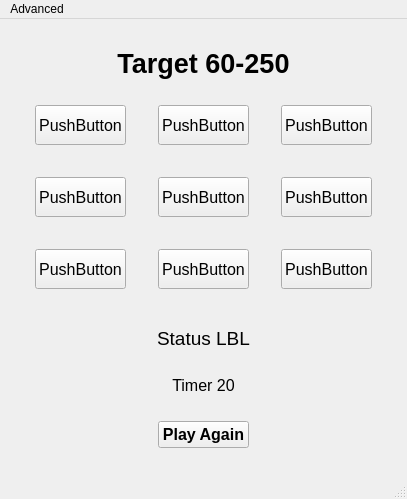
<?xml version="1.0" encoding="UTF-8"?>
<ui version="4.0">
 <class>AdvancedWindow</class>
 <widget class="QMainWindow" name="AdvancedWindow">
  <property name="windowTitle">
   <string>MainWindow</string>
  </property>
  <widget class="QWidget" name="centralwidget">
   <layout class="QGridLayout" name="gridLayout">
    <item row="2" column="5">
     <spacer name="horizontalSpacer_8">
      <property name="orientation">
       <enum>Qt::Horizontal</enum>
      </property>
      <property name="sizeHint" stdset="0">
       <size>
        <width>40</width>
        <height>20</height>
       </size>
      </property>
     </spacer>
    </item>
    <item row="5" column="2">
     <spacer name="verticalSpacer_3">
      <property name="orientation">
       <enum>Qt::Vertical</enum>
      </property>
      <property name="sizeHint" stdset="0">
       <size>
        <width>20</width>
        <height>40</height>
       </size>
      </property>
     </spacer>
    </item>
    <item row="1" column="3">
     <widget class="QPushButton" name="pushButton_2">
      <property name="sizePolicy">
       <sizepolicy hsizetype="Minimum" vsizetype="Preferred">
        <horstretch>0</horstretch>
        <verstretch>0</verstretch>
       </sizepolicy>
      </property>
      <property name="font">
       <font>
        <pointsize>12</pointsize>
       </font>
      </property>
      <property name="text">
       <string>PushButton</string>
      </property>
     </widget>
    </item>
    <item row="4" column="3">
     <spacer name="horizontalSpacer_10">
      <property name="orientation">
       <enum>Qt::Horizontal</enum>
      </property>
      <property name="sizeHint" stdset="0">
       <size>
        <width>40</width>
        <height>20</height>
       </size>
      </property>
     </spacer>
    </item>
    <item row="4" column="5">
     <spacer name="horizontalSpacer_11">
      <property name="orientation">
       <enum>Qt::Horizontal</enum>
      </property>
      <property name="sizeHint" stdset="0">
       <size>
        <width>40</width>
        <height>20</height>
       </size>
      </property>
     </spacer>
    </item>
    <item row="3" column="3">
     <widget class="QPushButton" name="pushButton_5">
      <property name="sizePolicy">
       <sizepolicy hsizetype="Minimum" vsizetype="Preferred">
        <horstretch>0</horstretch>
        <verstretch>0</verstretch>
       </sizepolicy>
      </property>
      <property name="font">
       <font>
        <pointsize>12</pointsize>
       </font>
      </property>
      <property name="text">
       <string>PushButton</string>
      </property>
     </widget>
    </item>
    <item row="5" column="1">
     <widget class="QPushButton" name="pushButton_7">
      <property name="sizePolicy">
       <sizepolicy hsizetype="Minimum" vsizetype="Preferred">
        <horstretch>0</horstretch>
        <verstretch>0</verstretch>
       </sizepolicy>
      </property>
      <property name="font">
       <font>
        <pointsize>12</pointsize>
       </font>
      </property>
      <property name="text">
       <string>PushButton</string>
      </property>
     </widget>
    </item>
    <item row="5" column="3">
     <widget class="QPushButton" name="pushButton_8">
      <property name="sizePolicy">
       <sizepolicy hsizetype="Minimum" vsizetype="Preferred">
        <horstretch>0</horstretch>
        <verstretch>0</verstretch>
       </sizepolicy>
      </property>
      <property name="font">
       <font>
        <pointsize>12</pointsize>
       </font>
      </property>
      <property name="text">
       <string>PushButton</string>
      </property>
     </widget>
    </item>
    <item row="2" column="3">
     <spacer name="horizontalSpacer_7">
      <property name="orientation">
       <enum>Qt::Horizontal</enum>
      </property>
      <property name="sizeHint" stdset="0">
       <size>
        <width>40</width>
        <height>20</height>
       </size>
      </property>
     </spacer>
    </item>
    <item row="1" column="2">
     <spacer name="verticalSpacer">
      <property name="orientation">
       <enum>Qt::Vertical</enum>
      </property>
      <property name="sizeHint" stdset="0">
       <size>
        <width>20</width>
        <height>40</height>
       </size>
      </property>
     </spacer>
    </item>
    <item row="6" column="5">
     <spacer name="horizontalSpacer_14">
      <property name="orientation">
       <enum>Qt::Horizontal</enum>
      </property>
      <property name="sizeHint" stdset="0">
       <size>
        <width>40</width>
        <height>20</height>
       </size>
      </property>
     </spacer>
    </item>
    <item row="5" column="4">
     <spacer name="verticalSpacer_6">
      <property name="orientation">
       <enum>Qt::Vertical</enum>
      </property>
      <property name="sizeHint" stdset="0">
       <size>
        <width>20</width>
        <height>40</height>
       </size>
      </property>
     </spacer>
    </item>
    <item row="0" column="6" rowspan="10">
     <spacer name="verticalSpacer_7">
      <property name="orientation">
       <enum>Qt::Vertical</enum>
      </property>
      <property name="sizeHint" stdset="0">
       <size>
        <width>20</width>
        <height>40</height>
       </size>
      </property>
     </spacer>
    </item>
    <item row="1" column="4">
     <spacer name="verticalSpacer_4">
      <property name="orientation">
       <enum>Qt::Vertical</enum>
      </property>
      <property name="sizeHint" stdset="0">
       <size>
        <width>20</width>
        <height>40</height>
       </size>
      </property>
     </spacer>
    </item>
    <item row="6" column="3">
     <spacer name="horizontalSpacer_13">
      <property name="orientation">
       <enum>Qt::Horizontal</enum>
      </property>
      <property name="sizeHint" stdset="0">
       <size>
        <width>40</width>
        <height>20</height>
       </size>
      </property>
     </spacer>
    </item>
    <item row="9" column="3">
     <widget class="QPushButton" name="pushButton_10">
      <property name="font">
       <font>
        <pointsize>12</pointsize>
        <weight>75</weight>
        <bold>true</bold>
       </font>
      </property>
      <property name="text">
       <string>Play Again</string>
      </property>
     </widget>
    </item>
    <item row="1" column="1">
     <widget class="QPushButton" name="pushButton">
      <property name="sizePolicy">
       <sizepolicy hsizetype="Minimum" vsizetype="Preferred">
        <horstretch>0</horstretch>
        <verstretch>0</verstretch>
       </sizepolicy>
      </property>
      <property name="font">
       <font>
        <pointsize>12</pointsize>
       </font>
      </property>
      <property name="text">
       <string>PushButton</string>
      </property>
     </widget>
    </item>
    <item row="8" column="1" colspan="5">
     <layout class="QVBoxLayout" name="verticalLayout_2">
      <item>
       <widget class="QLabel" name="label_2">
        <property name="font">
         <font>
          <pointsize>14</pointsize>
         </font>
        </property>
        <property name="text">
         <string>Status LBL</string>
        </property>
        <property name="alignment">
         <set>Qt::AlignCenter</set>
        </property>
       </widget>
      </item>
      <item>
       <spacer name="horizontalSpacer_3">
        <property name="orientation">
         <enum>Qt::Horizontal</enum>
        </property>
        <property name="sizeHint" stdset="0">
         <size>
          <width>40</width>
          <height>20</height>
         </size>
        </property>
       </spacer>
      </item>
      <item>
       <widget class="QLabel" name="label_3">
        <property name="font">
         <font>
          <pointsize>12</pointsize>
         </font>
        </property>
        <property name="text">
         <string>Timer 20</string>
        </property>
        <property name="alignment">
         <set>Qt::AlignCenter</set>
        </property>
       </widget>
      </item>
      <item>
       <spacer name="horizontalSpacer_4">
        <property name="orientation">
         <enum>Qt::Horizontal</enum>
        </property>
        <property name="sizeHint" stdset="0">
         <size>
          <width>40</width>
          <height>20</height>
         </size>
        </property>
       </spacer>
      </item>
     </layout>
    </item>
    <item row="3" column="2">
     <spacer name="verticalSpacer_2">
      <property name="orientation">
       <enum>Qt::Vertical</enum>
      </property>
      <property name="sizeHint" stdset="0">
       <size>
        <width>20</width>
        <height>40</height>
       </size>
      </property>
     </spacer>
    </item>
    <item row="3" column="5">
     <widget class="QPushButton" name="pushButton_6">
      <property name="sizePolicy">
       <sizepolicy hsizetype="Minimum" vsizetype="Preferred">
        <horstretch>0</horstretch>
        <verstretch>0</verstretch>
       </sizepolicy>
      </property>
      <property name="font">
       <font>
        <pointsize>12</pointsize>
       </font>
      </property>
      <property name="text">
       <string>PushButton</string>
      </property>
     </widget>
    </item>
    <item row="1" column="5">
     <widget class="QPushButton" name="pushButton_3">
      <property name="sizePolicy">
       <sizepolicy hsizetype="Minimum" vsizetype="Preferred">
        <horstretch>0</horstretch>
        <verstretch>0</verstretch>
       </sizepolicy>
      </property>
      <property name="font">
       <font>
        <pointsize>12</pointsize>
       </font>
      </property>
      <property name="text">
       <string>PushButton</string>
      </property>
     </widget>
    </item>
    <item row="4" column="1">
     <spacer name="horizontalSpacer_9">
      <property name="orientation">
       <enum>Qt::Horizontal</enum>
      </property>
      <property name="sizeHint" stdset="0">
       <size>
        <width>40</width>
        <height>20</height>
       </size>
      </property>
     </spacer>
    </item>
    <item row="0" column="1" colspan="5">
     <layout class="QVBoxLayout" name="verticalLayout">
      <item>
       <spacer name="horizontalSpacer_2">
        <property name="orientation">
         <enum>Qt::Horizontal</enum>
        </property>
        <property name="sizeHint" stdset="0">
         <size>
          <width>40</width>
          <height>20</height>
         </size>
        </property>
       </spacer>
      </item>
      <item>
       <widget class="QLabel" name="label">
        <property name="font">
         <font>
          <pointsize>20</pointsize>
          <weight>75</weight>
          <bold>true</bold>
         </font>
        </property>
        <property name="text">
         <string>Target 60-250</string>
        </property>
        <property name="alignment">
         <set>Qt::AlignCenter</set>
        </property>
       </widget>
      </item>
      <item>
       <spacer name="horizontalSpacer">
        <property name="orientation">
         <enum>Qt::Horizontal</enum>
        </property>
        <property name="sizeHint" stdset="0">
         <size>
          <width>40</width>
          <height>20</height>
         </size>
        </property>
       </spacer>
      </item>
     </layout>
    </item>
    <item row="6" column="1">
     <spacer name="horizontalSpacer_12">
      <property name="orientation">
       <enum>Qt::Horizontal</enum>
      </property>
      <property name="sizeHint" stdset="0">
       <size>
        <width>40</width>
        <height>20</height>
       </size>
      </property>
     </spacer>
    </item>
    <item row="3" column="4">
     <spacer name="verticalSpacer_5">
      <property name="orientation">
       <enum>Qt::Vertical</enum>
      </property>
      <property name="sizeHint" stdset="0">
       <size>
        <width>20</width>
        <height>40</height>
       </size>
      </property>
     </spacer>
    </item>
    <item row="3" column="1">
     <widget class="QPushButton" name="pushButton_4">
      <property name="sizePolicy">
       <sizepolicy hsizetype="Minimum" vsizetype="Preferred">
        <horstretch>0</horstretch>
        <verstretch>0</verstretch>
       </sizepolicy>
      </property>
      <property name="font">
       <font>
        <pointsize>12</pointsize>
       </font>
      </property>
      <property name="text">
       <string>PushButton</string>
      </property>
     </widget>
    </item>
    <item row="2" column="1">
     <spacer name="horizontalSpacer_6">
      <property name="orientation">
       <enum>Qt::Horizontal</enum>
      </property>
      <property name="sizeHint" stdset="0">
       <size>
        <width>40</width>
        <height>20</height>
       </size>
      </property>
     </spacer>
    </item>
    <item row="5" column="5">
     <widget class="QPushButton" name="pushButton_9">
      <property name="sizePolicy">
       <sizepolicy hsizetype="Minimum" vsizetype="Preferred">
        <horstretch>0</horstretch>
        <verstretch>0</verstretch>
       </sizepolicy>
      </property>
      <property name="font">
       <font>
        <pointsize>12</pointsize>
       </font>
      </property>
      <property name="text">
       <string>PushButton</string>
      </property>
     </widget>
    </item>
    <item row="0" column="0" rowspan="10">
     <spacer name="verticalSpacer_8">
      <property name="orientation">
       <enum>Qt::Vertical</enum>
      </property>
      <property name="sizeHint" stdset="0">
       <size>
        <width>20</width>
        <height>40</height>
       </size>
      </property>
     </spacer>
    </item>
    <item row="10" column="0" colspan="7">
     <spacer name="horizontalSpacer_5">
      <property name="orientation">
       <enum>Qt::Horizontal</enum>
      </property>
      <property name="sizeHint" stdset="0">
       <size>
        <width>40</width>
        <height>20</height>
       </size>
      </property>
     </spacer>
    </item>
   </layout>
  </widget>
  <widget class="QMenuBar" name="menubar">
   <property name="geometry">
    <rect>
     <x>0</x>
     <y>0</y>
     <width>602</width>
     <height>25</height>
    </rect>
   </property>
   <widget class="QMenu" name="menuAdvanced">
    <property name="title">
     <string>Advanced</string>
    </property>
    <addaction name="actionBeginner"/>
    <addaction name="actionIntermediate"/>
   </widget>
   <addaction name="menuAdvanced"/>
  </widget>
  <widget class="QStatusBar" name="statusbar"/>
  <action name="actionBeginner">
   <property name="icon">
    <iconset resource="res.qrc">
     <normaloff>:/img/img/G.png</normaloff>:/img/img/G.png</iconset>
   </property>
   <property name="text">
    <string>Beginner</string>
   </property>
  </action>
  <action name="actionIntermediate">
   <property name="icon">
    <iconset resource="res.qrc">
     <normaloff>:/img/img/B.png</normaloff>:/img/img/B.png</iconset>
   </property>
   <property name="text">
    <string>Intermediate</string>
   </property>
  </action>
 </widget>
 <resources>
  <include location="res.qrc"/>
 </resources>
 <connections/>
</ui>
